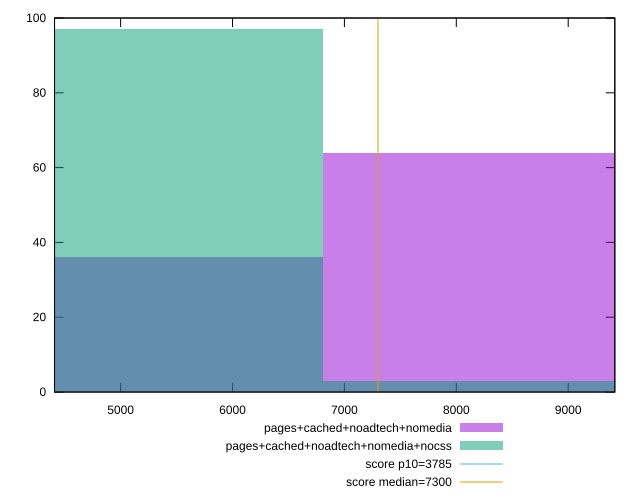

Here is the gnuplot script that generated this plot:
reset

$pagesCachedNoadtechNomedia <<EOF
8173.997896339404 64
5449.331930892936 36
EOF

$pagesCachedNoadtechNomediaNocss <<EOF
5449.331930892936 97
8173.997896339404 3
EOF

set key outside below
set boxwidth 2724.665965446468
set xrange [4409.348:9416.654999999999]
set yrange [0:100]
set trange [0:100]
set style fill transparent solid 0.5 noborder

set parametric
set terminal svg size 640, 500 enhanced background rgb 'white'
set output "report_00014_2021-02-09T15:56:05.503Z/interactive/comparison/histogram/3_vs_4.svg"

plot $pagesCachedNoadtechNomedia title "pages+cached+noadtech+nomedia" with boxes, \
     $pagesCachedNoadtechNomediaNocss title "pages+cached+noadtech+nomedia+nocss" with boxes, \
     3785,t title "score p10=3785", \
     7300,t title "score median=7300"

reset
